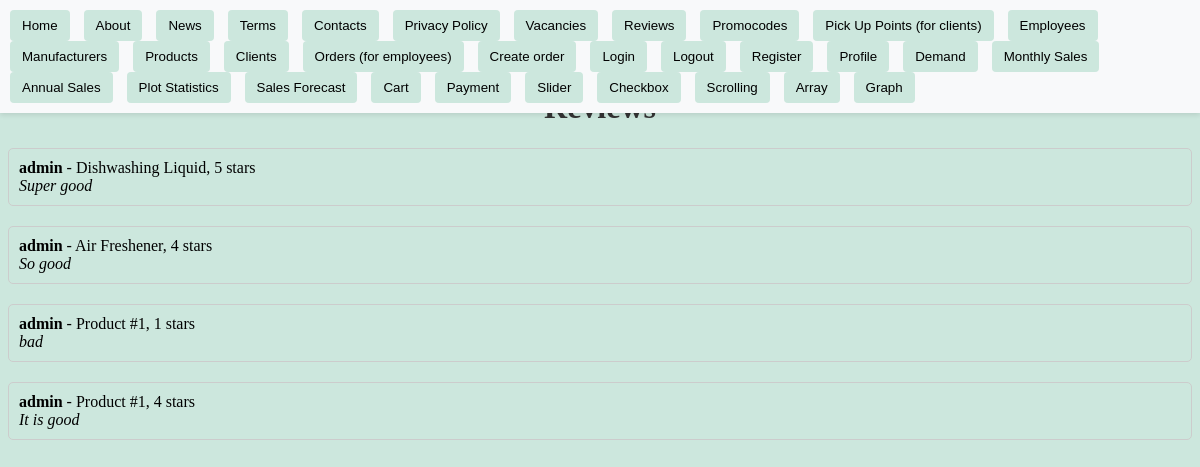
The app's page /reviews/ with its own data.
### store/models.py (models this page shows, shortened)
class Review(models.Model):
    user = models.ForeignKey(User, on_delete=models.CASCADE, null=True)
    rating = models.IntegerField(
        choices=(
            (1, "1 Star"),
            (2, "2 Stars"),
            (3, "3 Stars"),
            (4, "4 Stars"),
            (5, "5 Stars"),
        )
    )
    text = models.TextField()
    date_added = models.DateTimeField(auto_now_add=True)
    product = models.ForeignKey("Product", on_delete=models.CASCADE, null=True)

class User(AbstractUser):
    is_client = models.BooleanField(default=False)
    is_employee = models.BooleanField(default=False)

class Product(models.Model):
    name = models.CharField(max_length=100)
    type_of_product = models.ForeignKey(TypeOfProduct, on_delete=models.CASCADE)
    manufacturer = models.ForeignKey(Manufacturer, on_delete=models.CASCADE)
    price = models.DecimalField(max_digits=10, decimal_places=2)
    quantity = models.PositiveIntegerField(validators=[MinValueValidator(0)])
    created_at = models.DateTimeField(auto_now_add=True)
    updated_at = models.DateTimeField(auto_now=True)

### store/views/pages_views.py (the view)
# urls.py: path("reviews/", reviews_page_view, name="reviews"),
def reviews_page_view(request):
    reviews = Review.objects.all().order_by("-date_added")
    context = {"reviews": reviews}
    logger.log(settings.LOGGING_LEVELS["info"], "VIEW: reviews_page_view")
    return render(request, "pages/reviews_page.html", context)

### store/templates/pages/reviews_page.html (shortened to what this page needs)
{% extends "base.html" %}
{% block content%}
    <h1>Reviews</h1>
    <ul>
        {% for review in reviews %}
        <li>
            <strong>{{ review.user.username }}</strong> - {{ review.product.name }}, {{ review.rating }} stars<br>
            <span>{{ review.text }}</span>
        </li>
        {% endfor %}
    </ul>
{% endblock content %}

### static/styles.css (style rules this page uses)
body { background-color: #cce7dd; }

### store/templates/pages/reviews_page.html (style rules this page uses)
h1 { text-align: center; color: #333; }
ul { list-style-type: none; padding: 0; }
li { margin-bottom: 20px; padding: 10px; border: 1px solid #ccc; border-radius: 5px; }
li strong { font-weight: bold; }
li span { font-style: italic; }

### records on screen
Review: user.username "admin", product.name "Dishwashing Liquid", rating "5", text "Super good"
Review: user.username "admin", product.name "Air Freshener", rating "4", text "So good"
Review: user.username "admin", product.name "Product #1", rating "1", text "bad"
Review: user.username "admin", product.name "Product #1", rating "4", text "It is good"
